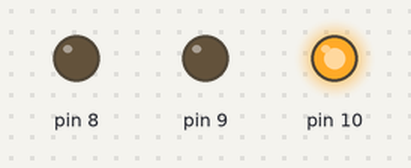
This sketch was run on a simulated Arduino Uno, built with avr-gcc and run on an emulated ATmega328P. Shown: output pins drawn as LEDs (lit = HIGH).

Above: at 0.5 s.
At 1.5 s:
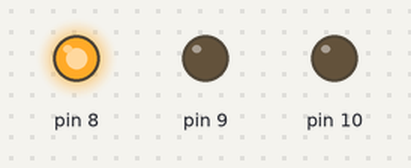
At 5.5 s:
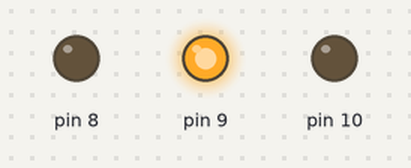
Timing chart, 0 to 6.9 s (numbered marks = the images above):
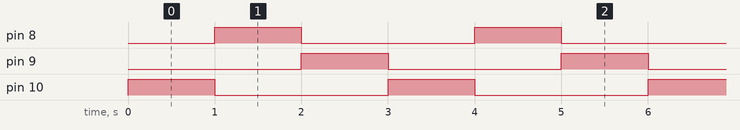

Measured:
- by itself, pin 8–10: alternates HIGH for 1.0 s and LOW for 2.0 s
- by itself, everything shown: repeats every 3.0 s, in 3 steps

The sketch:

Sem_foro_Simples.ino
```cpp
// C++ code
//
void setup()
{
  pinMode(8, OUTPUT);
  pinMode(9, OUTPUT);
  pinMode(10, OUTPUT);
}

void loop()
{
  digitalWrite(10, HIGH);
  digitalWrite(9, LOW);
  digitalWrite(8, LOW);
  delay(1000); // Wait for 1000 millisecond(s)

  digitalWrite(10, LOW);
  digitalWrite(9, LOW);
  digitalWrite(8, HIGH);
  delay(1000); // Wait for 1000 millisecond(s)

  digitalWrite(10, LOW);
  digitalWrite(9, HIGH);
  digitalWrite(8, LOW);
  delay(1000); // Wait for 1000 millisecond(s)
}
```
